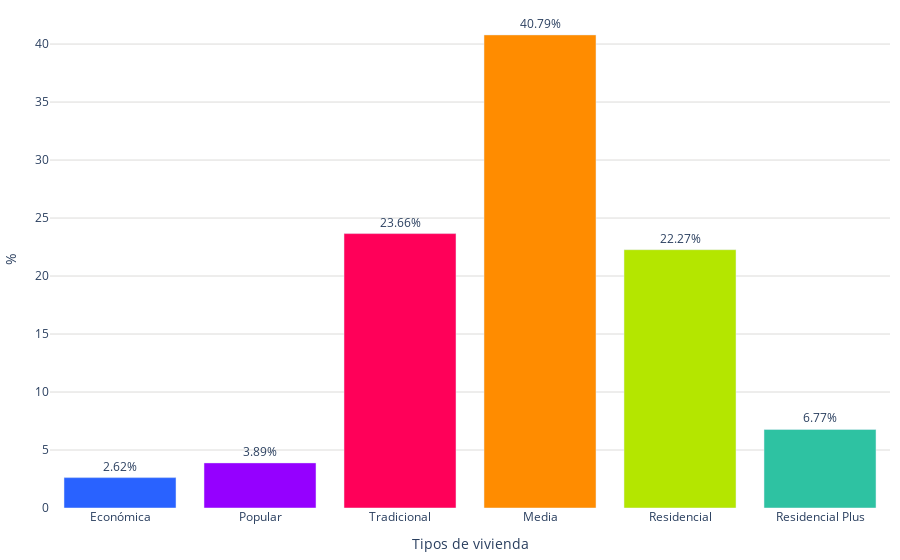

Notebook source saved alongside this figure:
### Code cell
labels = creditos_vivienda['vivienda_valor']
values = creditos_vivienda['promedio']
colores = ['#2962ff', '#9500ff', '#ff0059', '#ff8c00', '#b4e600', '#2EC2A2','#E50CB6']

fig = go.Figure()
fig.add_trace(go.Bar(
        x=labels, 
        y=values, 
        marker_color=colores,
        text=values,  # Texto que se mostrará en las barras (porcentaje)
        textposition='outside',  # Posición del texto (puede ser 'inside' o 'outside')
        texttemplate='%{text:.2f}%', 
    )
)    
fig.update_layout(
    #barmode='stack', 
    #title='Distribución de créditos por vivienda valor (2022)',
    #title_font_size = 22,
    xaxis=dict(title="Tipos de vivienda"),
    yaxis=dict(
        title='%', # Título del eje y
        gridcolor='#dddcda', # Color de las líneas que dividen los rangos del eje Y         
    ),  margin=dict(l=10, r=10, t=10, b=10),  # Ajusta los márgenes (left, right, top, bottom)
    plot_bgcolor='rgba(0,0,0,0)',  # Color de fondo del gráfico
    legend=dict(
        yanchor="top",
        y=0.99,
    )
)

# Exportar gráfica como archivo HTML
def guardar_grafico_como_html(fig, nombre_archivo, carpeta='assets\graficas'):
    # Crear la carpeta si no existe
    if not os.path.exists(carpeta):
        os.makedirs(carpeta)
    config = {
        'displaylogo': False,  # Ocultar el logo de Plotly
        'modeBarButtonsToRemove': [
            'toImage',       # Botón para guardar como imagen
            'select2d',      # Box select
            'lasso2d',       # Lasso select
            'resetScale2d',  # Reset Axes
        ]
    }
    # Gráfica como archivo HTML en la carpeta especificada
    pio.write_html(fig, f'{carpeta}/{nombre_archivo}.html', config=config)

guardar_grafico_como_html(fig, 'g_bar_creditos_vivienda_2023', carpeta='assets\graficas')
fig.show()

### Figure 1 — Plotly figure (JSON) as saved in the notebook; plotly's stock layout.template omitted (floating-point values rounded to 4 significant figures)
{"data": [{"marker": {"color": ["#2962ff", "#9500ff", "#ff0059", "#ff8c00", "#b4e600", "#2EC2A2", "#E50CB6"]}, "text": [2.62, 3.89, 23.66, 40.79, 22.27, 6.77], "textposition": "outside", "texttemplate": "%{text:.2f}%", "type": "bar", "x": ["Económica", "Popular", "Tradicional", "Media", "Residencial", "Residencial Plus"], "y": [2.62, 3.89, 23.66, 40.79, 22.27, 6.77]}], "layout": {"legend": {"y": 0.99, "yanchor": "top"}, "margin": {"b": 10, "l": 10, "r": 10, "t": 10}, "plot_bgcolor": "rgba(0,0,0,0)", "xaxis": {"title": {"text": "Tipos de vivienda"}}, "yaxis": {"gridcolor": "#dddcda", "title": {"text": "%"}}}}
